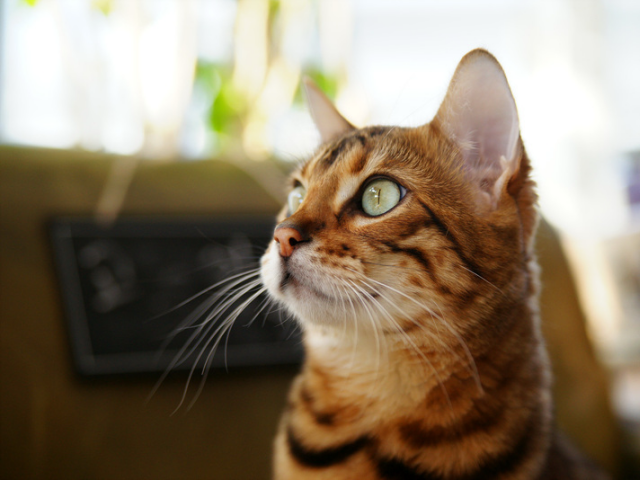
#> input picture Chapter_1/fig/cat.bmp, 640 x 480 px
$ jupyter execute Ch_1_opencv_20221013.ipynb
#> lines starting #> are read from the running program, lines starting #| are printed output that depends on the picture; pictures that were not available may be replaced by others from this repository, and a replacement may not be noted
[cell 1]
import numpy as np
import cv2
import sys

print(cv2.__version__)

[cell 2]
# cv2.IMREAD_COLOR : BGR color로 읽기
# cv2.IMREAD_GRAYSCALE : 그레이 color로 읽기
# cv2.IMREAD_UNCHANGED : 파일 속성대로 읽기
# retval : numpy.ndarray로 반환

img = cv2.imread('./fig/cat.bmp', cv2.IMREAD_COLOR)
#> img is the input picture: shape (480, 640, 3); mean B, G, R 104.5, 125.6, 140.8

# resize(src, dsize[, dst[, fx[, fy[, interpolation]]]]) -> dst
img_resize = cv2.resize(img, (480, 640), interpolation = cv2.INTER_LINEAR)
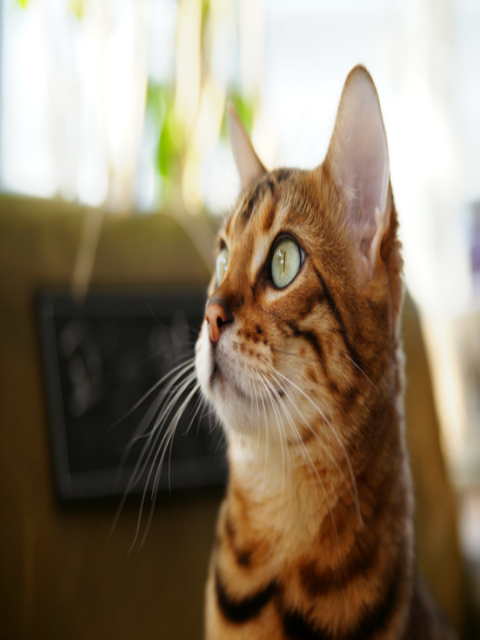
#> img_resize: shape (640, 480, 3); mean B, G, R 104.5, 125.6, 140.7

# cv2.imwrite(filename, img, params = None) => retval

# filename : 저장할 파일 이름, img : 저장할 자료(numpy.ndarray)
# params : 파일저장 옵션, retval : 성공 True, 실패 False

cv2.imwrite('./fig/resize.png', img_resize)

if img is None:
    print('Image read failed')
    sys.exit()

cv2.namedWindow('puppy', cv2.WINDOW_AUTOSIZE)
cv2.imshow('puppy', img)

cv2.imshow('resize', img_resize)

cv2.waitKey(0)

cv2.destroyAllWindows()

[cell 3]
# cv2.IMREAD_COLOR : BGR color로 읽기
# cv2.IMREAD_GRAYSCALE : 그레이 color로 읽기
# cv2.IMREAD_UNCHANGED : 파일 속성대로 읽기
# retval : numpy.ndarray로 반환

img = cv2.imread('./fig/cat.bmp', cv2.IMREAD_COLOR)

# resize(src, dsize[, dst[, fx[, fy[, interpolation]]]]) -> dst
img_resize = cv2.resize(img, (480, 640), interpolation = cv2.INTER_LINEAR)

# cv2.imwrite(filename, img, params = None) => retval

# filename : 저장할 파일 이름, img : 저장할 자료(numpy.ndarray)
# params : 파일저장 옵션, retval : 성공 True, 실패 False

cv2.imwrite('./fig/resize.png', img_resize)

if img is None:
    print('Image read failed')
    sys.exit()

cv2.namedWindow('puppy', cv2.WINDOW_AUTOSIZE)
cv2.imshow('puppy', img)

while True:
    key = cv2.waitKey()
#> (key q is pressed here)
    if key == 27 or key == ord('q'):
        print(key)
        break


# cv2.waitKey()

cv2.destroyAllWindows()

[cell 4]
import cv2
import numpy as np
import sys
import matplotlib.pyplot as plt

[cell 5]
img = cv2.imread('./fig/puppy.bmp',cv2.IMREAD_GRAYSCALE)
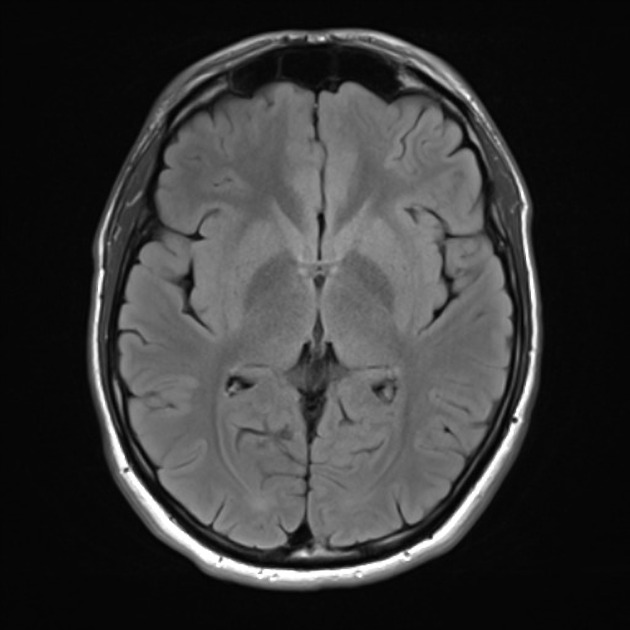
#> input picture Chapter_1/fig/PD_MRI.jpeg, 630 x 630 px, given in place of puppy.bmp, which was not available
#> img is the input picture: shape (630, 630); min 1, max 255, mean 55.5
imgBGR = cv2.imread('./fig/puppy.bmp', cv2.IMREAD_COLOR)

imgRGB = cv2.cvtColor(imgBGR, cv2.COLOR_BGR2RGB)

# Opencv 는 bgr 순서이다

if img is None :
    print('image read failed')
    sys.exit()

# plt.imshow(imgRGB)
# plt.axis('off')
# plt.show() # 소프트웨어 마다 rgb , bgr 인지 확인해야 한다. 따라서 다르게 나온다.


plt.figure(figsize = (10, 10))
plt.subplot(131), plt.imshow(imgRGB) , plt.axis('off')
plt.subplot(132), plt.imshow(imgBGR) , plt.axis('off')
plt.subplot(133), plt.imshow(img, cmap = 'gray') , plt.axis('off')

plt.show()
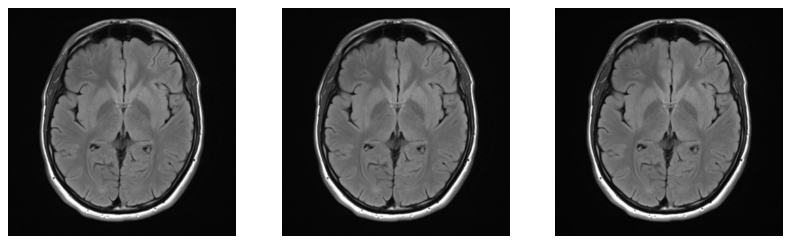
#> figure drawn by matplotlib, 3 panels


# [12 lines of commented-out code are left out]
